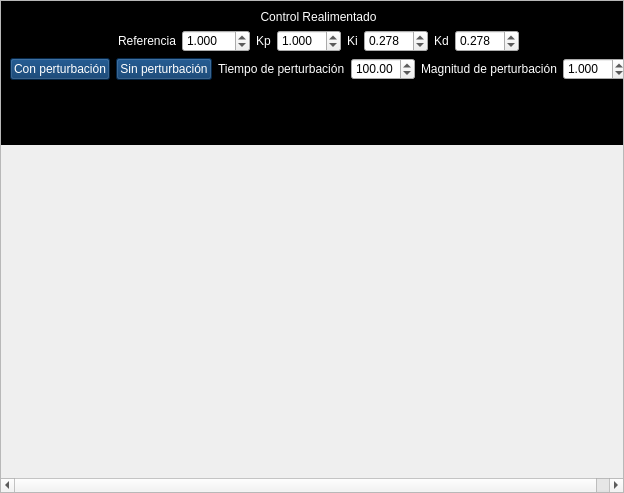
<?xml version="1.0" encoding="UTF-8"?>
<ui version="4.0">
 <class>sim_U3_T4</class>
 <widget class="QWidget" name="sim_U3_T4">
  <property name="geometry">
   <rect>
    <x>0</x>
    <y>0</y>
    <width>624</width>
    <height>493</height>
   </rect>
  </property>
  <property name="windowTitle">
   <string>Sim_U3_T4</string>
  </property>
  <property name="styleSheet">
   <string notr="true">QWidget#sim_U3_T4{
background-color:rgba(0,0,0,0);
}</string>
  </property>
  <layout class="QVBoxLayout" name="verticalLayout">
   <property name="spacing">
    <number>5</number>
   </property>
   <property name="leftMargin">
    <number>0</number>
   </property>
   <property name="topMargin">
    <number>0</number>
   </property>
   <property name="rightMargin">
    <number>0</number>
   </property>
   <property name="bottomMargin">
    <number>0</number>
   </property>
   <item>
    <widget class="QScrollArea" name="scrollArea">
     <property name="widgetResizable">
      <bool>true</bool>
     </property>
     <widget class="QWidget" name="scrollAreaWidgetContents">
      <property name="geometry">
       <rect>
        <x>-144</x>
        <y>0</y>
        <width>772</width>
        <height>157</height>
       </rect>
      </property>
      <property name="sizePolicy">
       <sizepolicy hsizetype="Preferred" vsizetype="Fixed">
        <horstretch>0</horstretch>
        <verstretch>0</verstretch>
       </sizepolicy>
      </property>
      <property name="styleSheet">
       <string notr="true">QWidget#scrollAreaWidgetContents{
background-color:rgb(0,0,0);
}
QLabel{
color:white;
}
QSpinBox{
color:white;
background-color:translucid;
}
QPushButton{
font:16pt &quot;Britannic Bold&quot;;
color:white;
background-color:rgba(0,51,102,200);
}
QPushButton:hover{
background-color:rgba(0,51,150,200);
}</string>
      </property>
      <layout class="QVBoxLayout" name="verticalLayout_2">
       <item>
        <widget class="QLabel" name="label">
         <property name="text">
          <string>Control Realimentado</string>
         </property>
         <property name="alignment">
          <set>Qt::AlignCenter</set>
         </property>
        </widget>
       </item>
       <item>
        <layout class="QHBoxLayout" name="horizontalLayout">
         <item>
          <spacer name="horizontalSpacer">
           <property name="orientation">
            <enum>Qt::Horizontal</enum>
           </property>
           <property name="sizeHint" stdset="0">
            <size>
             <width>40</width>
             <height>20</height>
            </size>
           </property>
          </spacer>
         </item>
         <item>
          <widget class="QLabel" name="label_2">
           <property name="text">
            <string>Referencia</string>
           </property>
          </widget>
         </item>
         <item>
          <widget class="QDoubleSpinBox" name="sb_ref">
           <property name="decimals">
            <number>3</number>
           </property>
           <property name="minimum">
            <double>-99.989999999999995</double>
           </property>
           <property name="singleStep">
            <double>0.100000000000000</double>
           </property>
           <property name="value">
            <double>1.000000000000000</double>
           </property>
          </widget>
         </item>
         <item>
          <widget class="QLabel" name="label_3">
           <property name="text">
            <string>Kp</string>
           </property>
          </widget>
         </item>
         <item>
          <widget class="QDoubleSpinBox" name="sb_Kp">
           <property name="decimals">
            <number>3</number>
           </property>
           <property name="minimum">
            <double>0.000000000000000</double>
           </property>
           <property name="singleStep">
            <double>0.100000000000000</double>
           </property>
           <property name="value">
            <double>1.000000000000000</double>
           </property>
          </widget>
         </item>
         <item>
          <widget class="QLabel" name="label_4">
           <property name="text">
            <string>Ki</string>
           </property>
          </widget>
         </item>
         <item>
          <widget class="QDoubleSpinBox" name="sb_Ki">
           <property name="decimals">
            <number>3</number>
           </property>
           <property name="minimum">
            <double>0.000000000000000</double>
           </property>
           <property name="singleStep">
            <double>0.010000000000000</double>
           </property>
           <property name="value">
            <double>0.278000000000000</double>
           </property>
          </widget>
         </item>
         <item>
          <widget class="QLabel" name="label_5">
           <property name="text">
            <string>Kd</string>
           </property>
          </widget>
         </item>
         <item>
          <widget class="QDoubleSpinBox" name="sb_Kd">
           <property name="decimals">
            <number>3</number>
           </property>
           <property name="minimum">
            <double>0.000000000000000</double>
           </property>
           <property name="singleStep">
            <double>0.010000000000000</double>
           </property>
           <property name="value">
            <double>0.278000000000000</double>
           </property>
          </widget>
         </item>
         <item>
          <spacer name="horizontalSpacer_2">
           <property name="orientation">
            <enum>Qt::Horizontal</enum>
           </property>
           <property name="sizeHint" stdset="0">
            <size>
             <width>40</width>
             <height>20</height>
            </size>
           </property>
          </spacer>
         </item>
        </layout>
       </item>
       <item>
        <layout class="QHBoxLayout" name="horizontalLayout_2">
         <item>
          <spacer name="horizontalSpacer_3">
           <property name="orientation">
            <enum>Qt::Horizontal</enum>
           </property>
           <property name="sizeHint" stdset="0">
            <size>
             <width>40</width>
             <height>20</height>
            </size>
           </property>
          </spacer>
         </item>
         <item>
          <widget class="QPushButton" name="bt_perturbOn">
           <property name="text">
            <string>Con perturbación</string>
           </property>
          </widget>
         </item>
         <item>
          <widget class="QPushButton" name="bt_perturbOff">
           <property name="text">
            <string>Sin perturbación</string>
           </property>
          </widget>
         </item>
         <item>
          <widget class="QLabel" name="label_6">
           <property name="text">
            <string>Tiempo de perturbación</string>
           </property>
          </widget>
         </item>
         <item>
          <widget class="QDoubleSpinBox" name="sb_tPerturb">
           <property name="minimum">
            <double>1.000000000000000</double>
           </property>
           <property name="maximum">
            <double>250.000000000000000</double>
           </property>
           <property name="singleStep">
            <double>5.000000000000000</double>
           </property>
           <property name="value">
            <double>100.000000000000000</double>
           </property>
          </widget>
         </item>
         <item>
          <widget class="QLabel" name="label_7">
           <property name="text">
            <string>Magnitud de perturbación</string>
           </property>
          </widget>
         </item>
         <item>
          <widget class="QDoubleSpinBox" name="sb_aPerturb">
           <property name="decimals">
            <number>3</number>
           </property>
           <property name="singleStep">
            <double>0.100000000000000</double>
           </property>
           <property name="value">
            <double>1.000000000000000</double>
           </property>
          </widget>
         </item>
         <item>
          <spacer name="horizontalSpacer_4">
           <property name="orientation">
            <enum>Qt::Horizontal</enum>
           </property>
           <property name="sizeHint" stdset="0">
            <size>
             <width>40</width>
             <height>20</height>
            </size>
           </property>
          </spacer>
         </item>
        </layout>
       </item>
       <item>
        <widget class="CustomPlotWidget" name="cp" native="true">
         <property name="minimumSize">
          <size>
           <width>0</width>
           <height>50</height>
          </size>
         </property>
        </widget>
       </item>
      </layout>
     </widget>
    </widget>
   </item>
  </layout>
 </widget>
 <customwidgets>
  <customwidget>
   <class>CustomPlotWidget</class>
   <extends>QWidget</extends>
   <header>clases.PlotWidget</header>
   <container>1</container>
  </customwidget>
 </customwidgets>
 <resources/>
 <connections/>
</ui>
